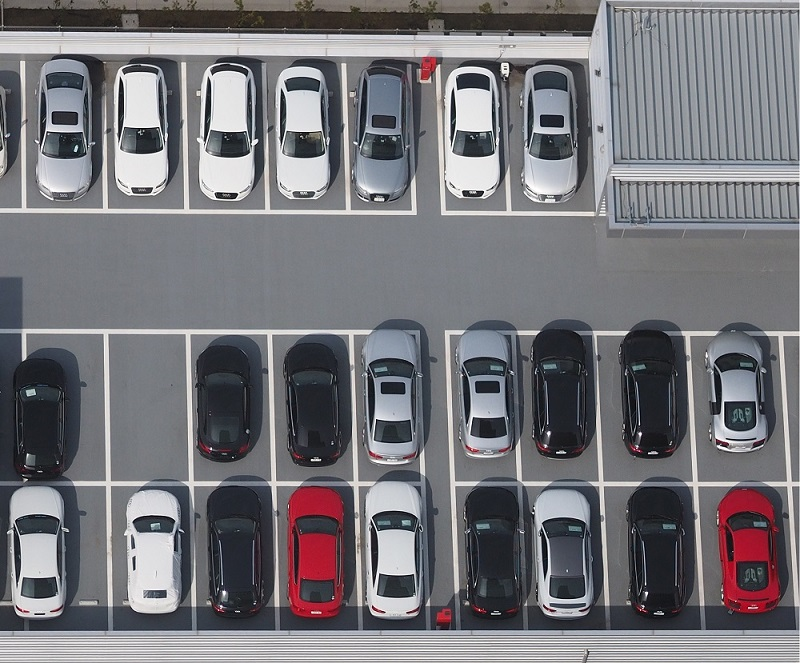
#> input picture DATA/parking-sample/parking-full-top.jpg, 800 x 663 px
$ python parking-lot-detection.py   (older library calls are emulated)
#> lines starting #> are read from the running program, lines starting #| are printed output that depends on the picture; after the words box and inside, x2 and y2 are one past the last pixel; in counts of white or black regions, pixels touching at a corner belong together
import cv2
import numpy as np
import matplotlib.pyplot as plt    #from matplotlib import pyplot as plt

imgName = 'parking-full-top.jpg'
dataFolder = './DATA/parking-sample/'

# --> FUNCTIONS START <--

#Grayscale detection (gray/color type image) - returns true if the given 3 channel image is B=G=R
def isGrayImage(img):
    dimNum = len(img.shape)
    if(dimNum > 2):
        bgr = cv2.split(img)

        dst = cv2.absdiff(bgr[0], bgr[1])
        if(cv2.countNonZero(dst)):  return False;

        dst = absdiff(bgr[0], bgr[2])
        return not cv2.countNonZero(dst)
    else:
        return True

# --> FUNCTIONS END <--

#Load an image modes: #1/cv2.IMREAD_COLOR #0/cv2.IMREAD_GRAYSCALE #-1/cv2.IMREAD_UNCHANGED
img = cv2.imread(dataFolder+imgName,1)
#> img is the input picture: shape (663, 800, 3); mean B, G, R 120.8, 116, 116.9


#-> Image processing
ftrImg = img

#Clahe - LabColorSpace
lab = cv2.cvtColor(ftrImg, cv2.COLOR_BGR2Lab)
#> lab: shape (663, 800, 3); mean of channels 0, 1, 2 123, 129.4, 125.7
labChannels = cv2.split(lab)
#apply the CLAHE algorithm to the L channel
clahe = cv2.createCLAHE(clipLimit=2.0, tileGridSize=(8,8)) #clahe->setClipLimit(4);
claLab = clahe.apply(labChannels[0]);
#Merge the the color planes back into an Lab image
np.copyto(claLab,labChannels[0]);
cla = cv2.merge(labChannels, lab);
#convert back to RGB
cla = cv2.cvtColor(cla, cv2.COLOR_Lab2BGR);

#MeanShift
spatialRadius = 20
colorRadius = 10
maxPyrLevel = 1
meanShift = cv2.pyrMeanShiftFiltering(ftrImg, spatialRadius, colorRadius, maxPyrLevel)

#Grayscale
gray = cv2.cvtColor(ftrImg, cv2.COLOR_BGR2GRAY)

#Equalize Histogram
equ = cv2.equalizeHist(gray)
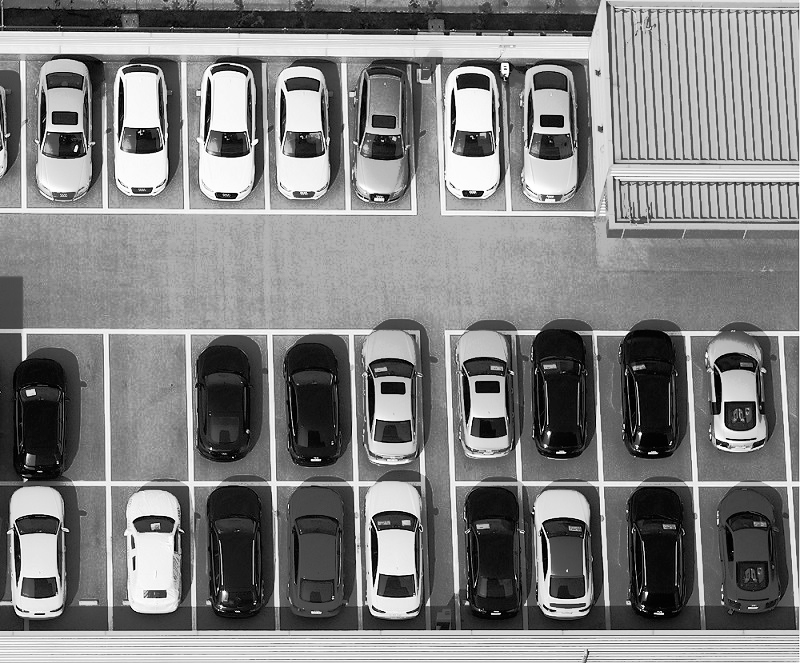
#> equ: shape (663, 800); min 0, max 255, mean 128.6

#Clahe - Grayscale
clahe = cv2.createCLAHE(clipLimit=2.0, tileGridSize=(8,8))
claGray = clahe.apply(gray)

#Threshold (Adaptive)
ret, thresh = cv2.threshold(gray,0,255,cv2.THRESH_BINARY+cv2.THRESH_OTSU)   #Otsu
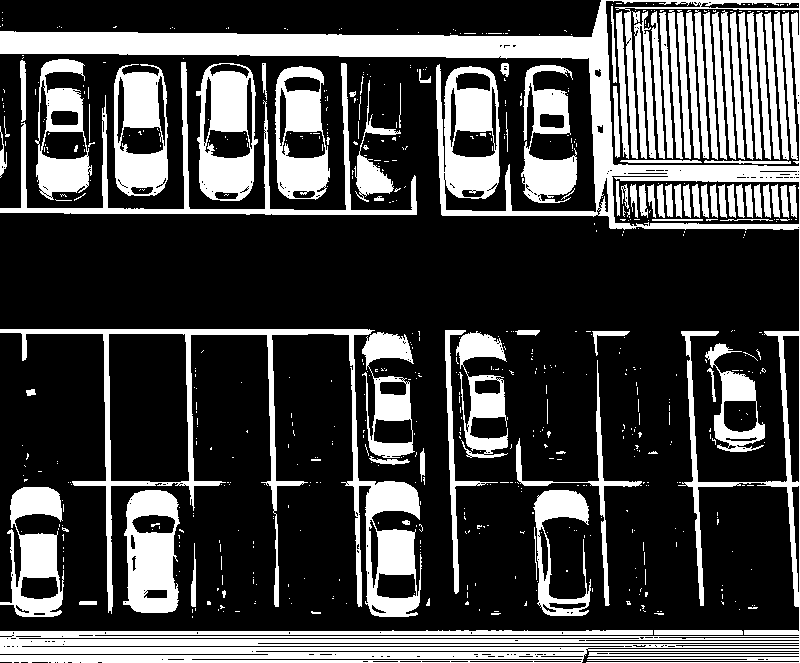
#> thresh: shape (663, 800); 27.2% white; 662 white regions (566 under 20 px), largest, box (x1, y1, x2, y2) and area: (0, 0, 800, 663) 52997, (0, 329, 422, 617) 12565, (0, 62, 417, 215) 5229
#> ret = 140
adptThreshMean = cv2.adaptiveThreshold(gray,255,cv2.ADAPTIVE_THRESH_MEAN_C, cv2.THRESH_BINARY,11,2) #Adaptive Mean
#> adptThreshMean: shape (663, 800); 60.4% white; 5976 black regions (5770 under 20 px), largest, box (x1, y1, x2, y2) and area: (0, 0, 800, 268) 48616, (0, 277, 799, 631) 42613, (597, 176, 800, 482) 16249
adptThreshGauss = cv2.adaptiveThreshold(gray,255,cv2.ADAPTIVE_THRESH_GAUSSIAN_C, cv2.THRESH_BINARY,11,2)    #Adaptive Gauss
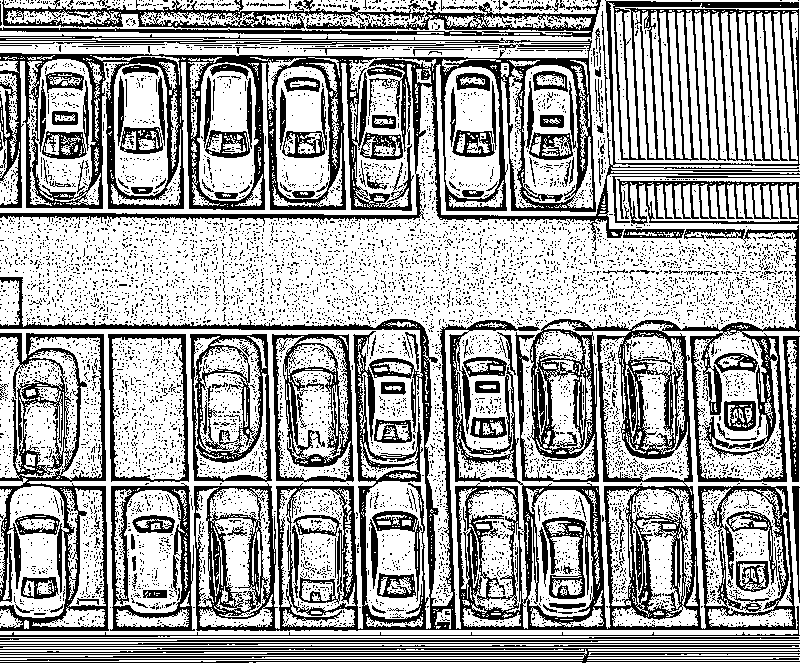
#> adptThreshGauss: shape (663, 800); 65% white; 8441 black regions (8240 under 20 px), largest, box (x1, y1, x2, y2) and area: (0, 225, 800, 637) 53195, (0, 0, 800, 242) 41682, (0, 333, 109, 631) 8591

#Dilation - size of foreground object increases
    #kernel = np.ones((5,5),np.uint8)
kernel = cv2.getStructuringElement(cv2.MORPH_RECT,(7,7)) #Rectangular Kernel
dilation = cv2.dilate(thresh,kernel,iterations = 1)
#> dilation: shape (663, 800); 48.1% white; 100 white regions, largest, box (x1, y1, x2, y2) and area: (0, 0, 800, 663) 155158, (0, 326, 433, 620) 39934, (442, 327, 652, 619) 20699
closing = cv2.morphologyEx(thresh, cv2.MORPH_CLOSE, kernel)
#> closing: shape (663, 800); 33.8% white; 147 white regions (109 under 20 px), largest, box (x1, y1, x2, y2) and area: (0, 0, 800, 663) 118523, (0, 329, 425, 617) 23994, (445, 330, 649, 616) 11067

#Canny filter
minLineLength = 50
maxLineGap = 50
edges = cv2.Canny(thresh, 30, 90)
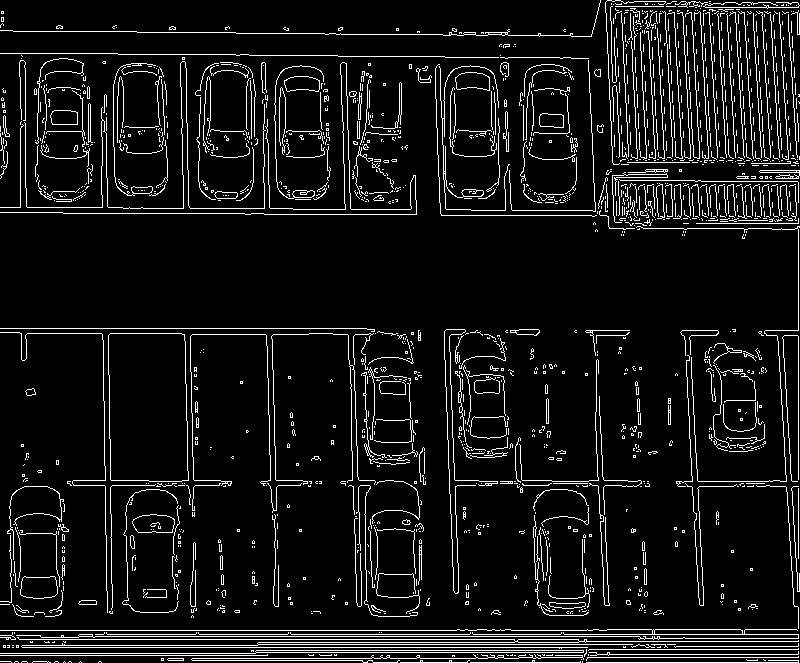
#> edges: shape (663, 800); 8.2% white in thin lines or dots
#dst = cv2.Canny(thresh, 50, 200, 3)


#-> Image feature detection
dtcImg = dilation

#Contoures
_, contours, hierarchy = cv2.findContours(dtcImg, cv2.RETR_TREE, cv2.CHAIN_APPROX_SIMPLE)
#> contours = 166 contours, 19 with area under 20; largest, box (x1, y1, x2, y2) and area: (0, 0, 800, 663) 185676, (0, 326, 433, 620) 50892, (442, 327, 652, 619) 21316, (26, 56, 182, 207) 13378, (186, 57, 343, 208) 12718

#Probabilistic Hough Lines
lines = cv2.HoughLinesP(dtcImg, 1, np.pi/180 ,10,minLineLength,maxLineGap)
#> lines = 600 rows, first 6: [342, 186, 396, 184], [589, 123, 799, 123], [0, 41, 799, 41], [437, 195, 491, 199], [592, 195, 799, 180], [0, 641, 799, 627]

#Draw only biggest contour
'''
areas = [cv2.contourArea(c) for c in contours]
max_index = np.argmax(areas)
cnt=contours[max_index]
x,y,w,h = cv2.boundingRect(cnt)
cv2.rectangle(img,(x,y),(x+w,y+h),(0,255,0),2)
'''

#Draw all found contoures
for contour in contours:
    x,y,w,h = cv2.boundingRect(contour)
    #if(cv2.contourArea(rect) >= 2000 & (h/w) > 1.0):
    if(h*w >= 10000 and h*w <= 14000):
        #print h*w  #print contour sizes
        cv2.rectangle(img,(x,y),(x+w,y+h),(0,0,255),1)
#> this loop made 166 passes
#> (x, y, w, h) on passes 1 to 3: (651, 608, 16, 10), (488, 608, 16, 10), (308, 608, 16, 9)

#Draw all found lines
'''
for x1,y1,x2,y2 in lines[0]:
    cv2.line(img,(x1,y1),(x2,y2),(0,255,0),1)
'''


#-> Image result preview

#Images arrays
titles = ['Original', 'EquHist', 'Clahe', 'Mean Shift', 'Gray', 'Clahe Gray', 'Otsu', 'Adaptive Mean', 'Adaptive Gauss', 'Dilation', 'Closing', 'Canny']
images = [img, equ, cla, meanShift, gray, claGray, thresh, adptThreshMean, adptThreshGauss, dilation, closing, edges]
img_num = len(images)
#> img_num = 12

#Advanced Image preview
plt.axis("off")
for i in xrange(img_num):
    image = images[i]
    if(isGrayImage(image)):
        image = cv2.cvtColor(image, cv2.COLOR_GRAY2RGB)
    else:
        image = cv2.cvtColor(image, cv2.COLOR_BGR2RGB)

    plt.subplot(int(img_num/4)+1,4,i+1),plt.imshow(image)
    plt.title(titles[i])
    plt.xticks([]),plt.yticks([])
#> this loop made 12 passes
#> dimNum in isGrayImage on passes 1 to 12: 3, 2, 3, 3, 2, 2, 2, 2, 2, 2, 2, 2
#> pass 1, in isGrayImage, `dst = cv2.absdiff(bgr[0], bgr[1])`:
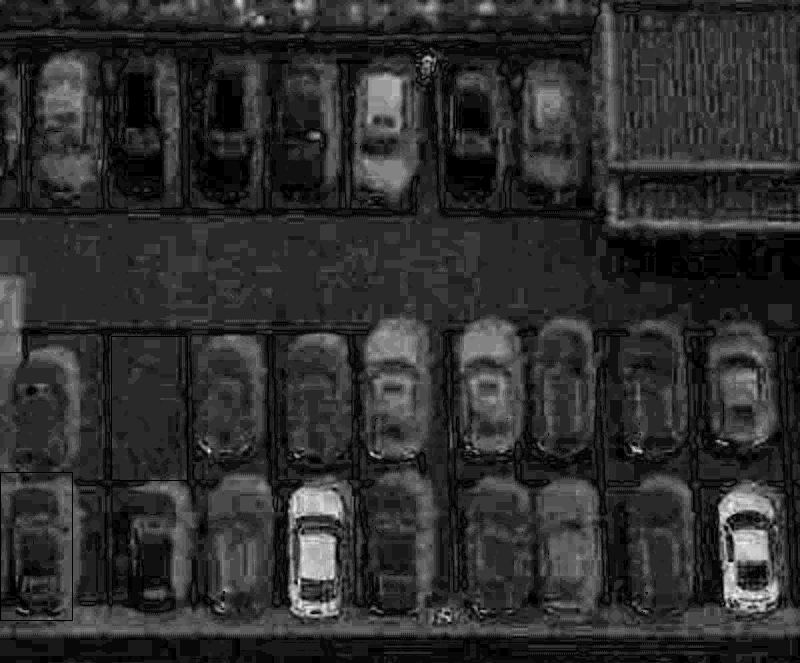
#> dst: shape (663, 800); min 0, max 31, mean 5.6; drawn with min black and max white
#> after the loop: image: shape (663, 800, 3); 8.2% white in thin lines or dots
plt.show()
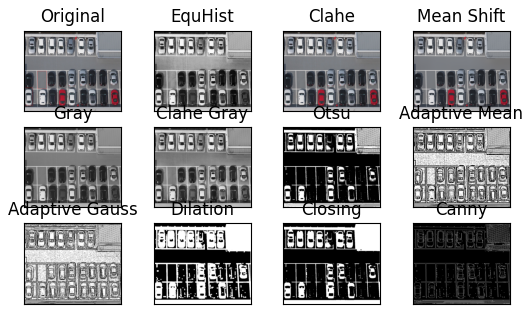
#> figure drawn by matplotlib, 12 panels

#Simple Image preview
img1 = img
img2 = claGray
img1 = cv2.cvtColor(img1, cv2.COLOR_GRAY2RGB) if isGrayImage(img1) else img1
img2 = cv2.cvtColor(img2, cv2.COLOR_GRAY2RGB) if isGrayImage(img2) else img2
cmpResult = np.hstack((img1,img2)) #stacking images side-by-side
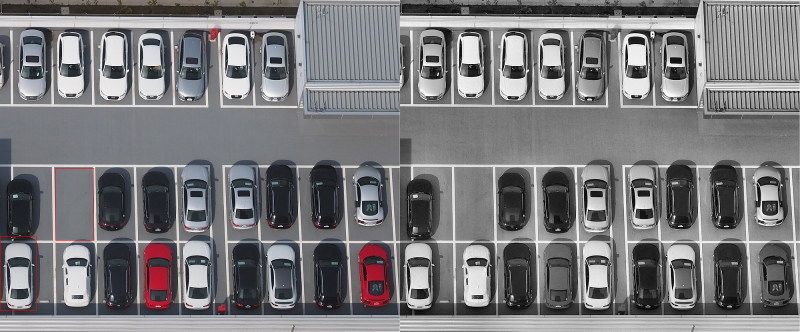
#> cmpResult: shape (663, 1600, 3) (shown at 1/2 size); mean B, G, R 122.2, 119.8, 120.5
cv2.imshow('result',cmpResult)


#-> Image save & end program

k = cv2.waitKey(0)
#> (key Esc is pressed here)
if k == 27:         # wait for ESC key to exit
    cv2.destroyAllWindows()
elif k == ord('s'): # wait for 's' key to save and exit
    cv2.imwrite(dataFolder+'parking-detect.png',final)
    cv2.destroyAllWindows()
